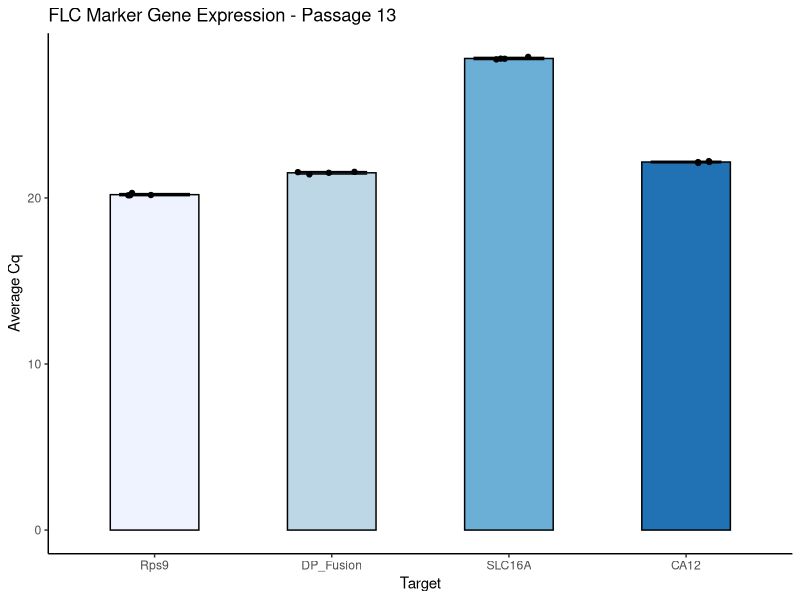
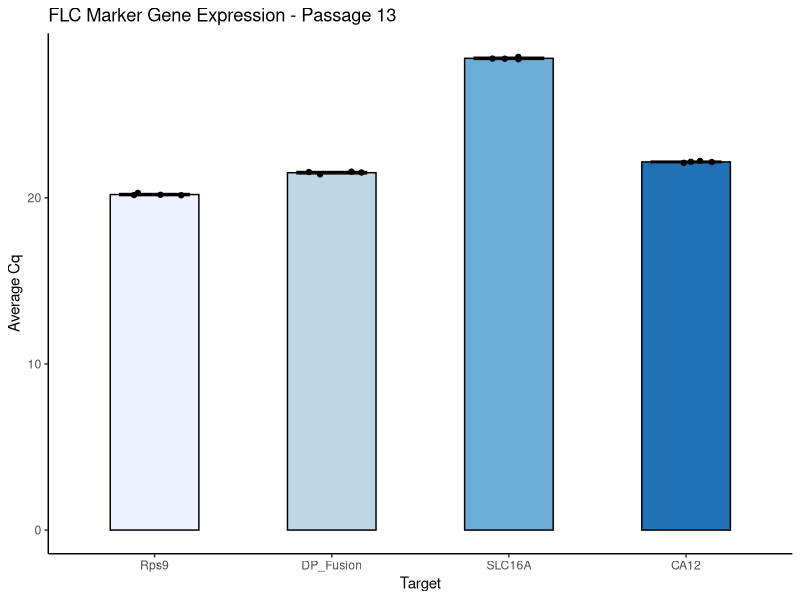

Generate these figures, in order, with R:
library(ggplot2)
library(tidyr)
library(dplyr)
library(ggpubr)
library(viridis)

install.packages("ggbeeswarm")
install.packages("viridis")

setwd("~/Documents/Sethupathylab/FLC/2021_01_22")

data_summary <- function(data, varname, groupnames){
  require(plyr)
  summary_func <- function(x, col){
    c(mean = mean(x[[col]], na.rm=TRUE),
      sd = sd(x[[col]], na.rm=TRUE))
  }
  data_sum<-ddply(data, groupnames, .fun=summary_func,
                  varname)
  data_sum <- rename(data_sum, c("mean" = varname))
  return(data_sum)
}

qPCR.df <- read.csv("FLC_H_qPCR_diagnostic_messy.csv", row.names = 1)

qPCR.tidy <- data.frame(qPCR.df) %>% 
  mutate(genotype = rownames(qPCR.df))

qPCR.tidy <- qPCR.tidy %>% 
  gather(key = sample, value = measurement, -genotype) %>% 
  separate(col = sample, into = c("experiment", "replicate"), sep = "_")

qPCR.summary <- data_summary(qPCR.tidy, varname = "measurement", 
                             groupnames = "genotype")

qPCR.tidy$genotype <- factor(qPCR.tidy$genotype, levels = c("Rps9", "DP_Fusion", "SLC16A", "CA12"))
qPCR.summary$genotype <- factor(qPCR.summary$genotype, levels = c("Rps9", "DP_Fusion", "SLC16A", "CA12"))

p <- ggplot(qPCR.summary, aes(x = genotype, y = measurement, fill = genotype)) + 
  geom_bar(stat="identity",
           color="black", 
           position=position_dodge(),
           width = .5) +
  scale_fill_brewer() +
  geom_jitter(data = qPCR.tidy, aes(x = genotype, y = measurement), width = 0.2) +
  geom_errorbar(aes(ymin = measurement - sd, ymax = measurement + sd),
                width = .4,
                position=position_dodge(.9)) +
  theme_classic() +
  theme(legend.position = "none") +
  labs(title = "FLC Marker Gene Expression - Passage 13", 
       x = "Target", 
       y = "Average Cq")
print(p)

png(units = 'in', width = 5, height = 5, res = 250)
p
dev.off()
